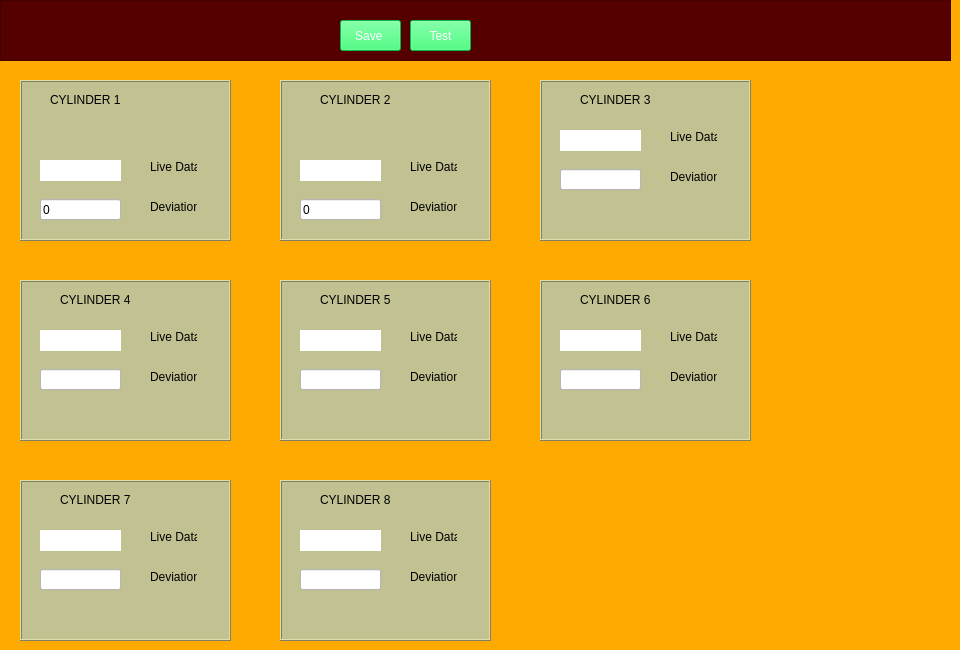
       <widget class="QWidget" name="Tab_Conf">
        <property name="styleSheet">
         <string notr="true">QWidget{
background-color:rgb(255, 170, 0);

}</string>
        </property>
        <attribute name="title">
         <string>Main Engine</string>
        </attribute>
        <widget class="QFrame" name="frame_SeaWaterPump_2">
         <property name="geometry">
          <rect>
           <x>20</x>
           <y>80</y>
           <width>211</width>
           <height>161</height>
          </rect>
         </property>
         <property name="styleSheet">
          <string notr="true">QFrame{
	background-color:rgb(193, 193, 145) ;
}</string>
         </property>
         <property name="frameShape">
          <enum>QFrame::Box</enum>
         </property>
         <property name="frameShadow">
          <enum>QFrame::Raised</enum>
         </property>
         <widget class="QLabel" name="label_13">
          <property name="geometry">
           <rect>
            <x>130</x>
            <y>80</y>
            <width>47</width>
            <height>13</height>
           </rect>
          </property>
          <property name="text">
           <string>Live Data</string>
          </property>
         </widget>
         <widget class="QLabel" name="label_14">
          <property name="geometry">
           <rect>
            <x>130</x>
            <y>120</y>
            <width>47</width>
            <height>13</height>
           </rect>
          </property>
          <property name="text">
           <string>Deviation</string>
          </property>
         </widget>
         <widget class="QLabel" name="lab_c1">
          <property name="geometry">
           <rect>
            <x>20</x>
            <y>80</y>
            <width>81</width>
            <height>21</height>
           </rect>
          </property>
          <property name="styleSheet">
           <string notr="true">background-color: rgb(255, 255, 255);</string>
          </property>
          <property name="text">
           <string/>
          </property>
         </widget>
         <widget class="QLabel" name="label_35">
          <property name="geometry">
           <rect>
            <x>30</x>
            <y>10</y>
            <width>101</width>
            <height>20</height>
           </rect>
          </property>
          <property name="styleSheet">
           <string notr="true">font: 75 12pt &quot;Times New Roman&quot;;</string>
          </property>
          <property name="text">
           <string>CYLINDER 1</string>
          </property>
         </widget>
         <widget class="QLineEdit" name="line_c1">
          <property name="geometry">
           <rect>
            <x>20</x>
            <y>119</y>
            <width>81</width>
            <height>21</height>
           </rect>
          </property>
          <property name="styleSheet">
           <string notr="true">background-color: rgb(255, 255, 255);</string>
          </property>
          <property name="text">
           <string>0</string>
          </property>
         </widget>
         <widget class="QLabel" name="lab_icon">
          <property name="geometry">
           <rect>
            <x>20</x>
            <y>40</y>
            <width>33</width>
            <height>33</height>
           </rect>
          </property>
          <property name="text">
           <string/>
          </property>
          <property name="scaledContents">
           <bool>true</bool>
          </property>
         </widget>
        </widget>
        <widget class="QFrame" name="frame_SeaWaterPump_4">
         <property name="geometry">
          <rect>
           <x>20</x>
           <y>280</y>
           <width>211</width>
           <height>161</height>
          </rect>
         </property>
         <property name="styleSheet">
          <string notr="true">QFrame{
	background-color:rgb(193, 193, 145) ;
}</string>
         </property>
         <property name="frameShape">
          <enum>QFrame::Box</enum>
         </property>
         <property name="frameShadow">
          <enum>QFrame::Raised</enum>
         </property>
         <widget class="QLabel" name="label_17">
          <property name="geometry">
           <rect>
            <x>130</x>
            <y>50</y>
            <width>47</width>
            <height>13</height>
           </rect>
          </property>
          <property name="text">
           <string>Live Data</string>
          </property>
         </widget>
         <widget class="QLabel" name="label_18">
          <property name="geometry">
           <rect>
            <x>130</x>
            <y>90</y>
            <width>47</width>
            <height>13</height>
           </rect>
          </property>
          <property name="text">
           <string>Deviation</string>
          </property>
         </widget>
         <widget class="QLabel" name="lab_c4">
          <property name="geometry">
           <rect>
            <x>20</x>
            <y>50</y>
            <width>81</width>
            <height>21</height>
           </rect>
          </property>
          <property name="styleSheet">
           <string notr="true">background-color: rgb(255, 255, 255);</string>
          </property>
          <property name="text">
           <string/>
          </property>
         </widget>
         <widget class="QLabel" name="label_43">
          <property name="geometry">
           <rect>
            <x>40</x>
            <y>10</y>
            <width>141</width>
            <height>20</height>
           </rect>
          </property>
          <property name="styleSheet">
           <string notr="true">font: 75 12pt &quot;Times New Roman&quot;;</string>
          </property>
          <property name="text">
           <string>CYLINDER 4</string>
          </property>
         </widget>
         <widget class="QLineEdit" name="line_c4">
          <property name="geometry">
           <rect>
            <x>20</x>
            <y>89</y>
            <width>81</width>
            <height>21</height>
           </rect>
          </property>
          <property name="styleSheet">
           <string notr="true">background-color: rgb(255, 255, 255);</string>
          </property>
         </widget>
        </widget>
        <widget class="QFrame" name="frame_SeaWaterPump_3">
         <property name="geometry">
          <rect>
           <x>280</x>
           <y>80</y>
           <width>211</width>
           <height>161</height>
          </rect>
         </property>
         <property name="styleSheet">
          <string notr="true">QFrame{
	background-color:rgb(193, 193, 145) ;
}</string>
         </property>
         <property name="frameShape">
          <enum>QFrame::Box</enum>
         </property>
         <property name="frameShadow">
          <enum>QFrame::Raised</enum>
         </property>
         <widget class="QLabel" name="label_15">
          <property name="geometry">
           <rect>
            <x>130</x>
            <y>80</y>
            <width>47</width>
            <height>13</height>
           </rect>
          </property>
          <property name="text">
           <string>Live Data</string>
          </property>
         </widget>
         <widget class="QLabel" name="label_16">
          <property name="geometry">
           <rect>
            <x>130</x>
            <y>120</y>
            <width>47</width>
            <height>13</height>
           </rect>
          </property>
          <property name="text">
           <string>Deviation</string>
          </property>
         </widget>
         <widget class="QLabel" name="lab_c2">
          <property name="geometry">
           <rect>
            <x>20</x>
            <y>80</y>
            <width>81</width>
            <height>21</height>
           </rect>
          </property>
          <property name="styleSheet">
           <string notr="true">background-color: rgb(255, 255, 255);</string>
          </property>
          <property name="text">
           <string/>
          </property>
         </widget>
         <widget class="QLabel" name="label_37">
          <property name="geometry">
           <rect>
            <x>40</x>
            <y>10</y>
            <width>141</width>
            <height>20</height>
           </rect>
          </property>
          <property name="styleSheet">
           <string notr="true">font: 75 12pt &quot;Times New Roman&quot;;</string>
          </property>
          <property name="text">
           <string>CYLINDER 2</string>
          </property>
         </widget>
         <widget class="QLineEdit" name="line_c2">
          <property name="geometry">
           <rect>
            <x>20</x>
            <y>119</y>
            <width>81</width>
            <height>21</height>
           </rect>
          </property>
          <property name="styleSheet">
           <string notr="true">background-color: rgb(255, 255, 255);</string>
          </property>
          <property name="text">
           <string>0</string>
          </property>
         </widget>
         <widget class="QLabel" name="lab_icon_2">
          <property name="geometry">
           <rect>
            <x>20</x>
            <y>40</y>
            <width>33</width>
            <height>33</height>
           </rect>
          </property>
          <property name="text">
           <string/>
          </property>
          <property name="scaledContents">
           <bool>true</bool>
          </property>
         </widget>
        </widget>
        <widget class="QFrame" name="frame_SeaWaterPump_5">
         <property name="geometry">
          <rect>
           <x>280</x>
           <y>280</y>
           <width>211</width>
           <height>161</height>
          </rect>
         </property>
         <property name="styleSheet">
          <string notr="true">QFrame{
	background-color:rgb(193, 193, 145) ;
}</string>
         </property>
         <property name="frameShape">
          <enum>QFrame::Box</enum>
         </property>
         <property name="frameShadow">
          <enum>QFrame::Raised</enum>
         </property>
         <widget class="QLabel" name="label_19">
          <property name="geometry">
           <rect>
            <x>130</x>
            <y>50</y>
            <width>47</width>
            <height>13</height>
           </rect>
          </property>
          <property name="text">
           <string>Live Data</string>
          </property>
         </widget>
         <widget class="QLabel" name="label_20">
          <property name="geometry">
           <rect>
            <x>130</x>
            <y>90</y>
            <width>47</width>
            <height>13</height>
           </rect>
          </property>
          <property name="text">
           <string>Deviation</string>
          </property>
         </widget>
         <widget class="QLabel" name="lab_c5">
          <property name="geometry">
           <rect>
            <x>20</x>
            <y>50</y>
            <width>81</width>
            <height>21</height>
           </rect>
          </property>
          <property name="styleSheet">
           <string notr="true">background-color: rgb(255, 255, 255);</string>
          </property>
          <property name="text">
           <string/>
          </property>
         </widget>
         <widget class="QLabel" name="label_45">
          <property name="geometry">
           <rect>
            <x>40</x>
            <y>10</y>
            <width>141</width>
            <height>20</height>
           </rect>
          </property>
          <property name="styleSheet">
           <string notr="true">font: 75 12pt &quot;Times New Roman&quot;;</string>
          </property>
          <property name="text">
           <string>CYLINDER 5</string>
          </property>
         </widget>
         <widget class="QLineEdit" name="line_c5">
          <property name="geometry">
           <rect>
            <x>20</x>
            <y>89</y>
            <width>81</width>
            <height>21</height>
           </rect>
          </property>
          <property name="styleSheet">
           <string notr="true">background-color: rgb(255, 255, 255);</string>
          </property>
         </widget>
        </widget>
        <widget class="QFrame" name="frame_SeaWaterPump_6">
         <property name="geometry">
          <rect>
           <x>540</x>
           <y>280</y>
           <width>211</width>
           <height>161</height>
          </rect>
         </property>
         <property name="styleSheet">
          <string notr="true">QFrame{
	background-color:rgb(193, 193, 145) ;
}</string>
         </property>
         <property name="frameShape">
          <enum>QFrame::Box</enum>
         </property>
         <property name="frameShadow">
          <enum>QFrame::Raised</enum>
         </property>
         <widget class="QLabel" name="label_21">
          <property name="geometry">
           <rect>
            <x>130</x>
            <y>50</y>
            <width>47</width>
            <height>13</height>
           </rect>
          </property>
          <property name="text">
           <string>Live Data</string>
          </property>
         </widget>
         <widget class="QLabel" name="label_22">
          <property name="geometry">
           <rect>
            <x>130</x>
            <y>90</y>
            <width>47</width>
            <height>13</height>
           </rect>
          </property>
          <property name="text">
           <string>Deviation</string>
          </property>
         </widget>
         <widget class="QLabel" name="lab_c6">
          <property name="geometry">
           <rect>
            <x>20</x>
            <y>50</y>
            <width>81</width>
            <height>21</height>
           </rect>
          </property>
          <property name="styleSheet">
           <string notr="true">background-color: rgb(255, 255, 255);</string>
          </property>
          <property name="text">
           <string/>
          </property>
         </widget>
         <widget class="QLabel" name="label_47">
          <property name="geometry">
           <rect>
            <x>40</x>
            <y>10</y>
            <width>141</width>
            <height>20</height>
           </rect>
          </property>
          <property name="styleSheet">
           <string notr="true">font: 75 12pt &quot;Times New Roman&quot;;</string>
          </property>
          <property name="text">
           <string>CYLINDER 6</string>
          </property>
         </widget>
         <widget class="QLineEdit" name="line_c6">
          <property name="geometry">
           <rect>
            <x>20</x>
            <y>89</y>
            <width>81</width>
            <height>21</height>
           </rect>
          </property>
          <property name="styleSheet">
           <string notr="true">background-color: rgb(255, 255, 255);</string>
          </property>
         </widget>
        </widget>
        <widget class="QFrame" name="frame_SeaWaterPump_7">
         <property name="geometry">
          <rect>
           <x>540</x>
           <y>80</y>
           <width>211</width>
           <height>161</height>
          </rect>
         </property>
         <property name="styleSheet">
          <string notr="true">QFrame{
	background-color:rgb(193, 193, 145) ;
}</string>
         </property>
         <property name="frameShape">
          <enum>QFrame::Box</enum>
         </property>
         <property name="frameShadow">
          <enum>QFrame::Raised</enum>
         </property>
         <widget class="QLabel" name="label_23">
          <property name="geometry">
           <rect>
            <x>130</x>
            <y>50</y>
            <width>47</width>
            <height>13</height>
           </rect>
          </property>
          <property name="text">
           <string>Live Data</string>
          </property>
         </widget>
         <widget class="QLabel" name="label_24">
          <property name="geometry">
           <rect>
            <x>130</x>
            <y>90</y>
            <width>47</width>
            <height>13</height>
           </rect>
          </property>
          <property name="text">
           <string>Deviation</string>
          </property>
         </widget>
         <widget class="QLabel" name="lab_c3">
          <property name="geometry">
           <rect>
            <x>20</x>
            <y>50</y>
            <width>81</width>
            <height>21</height>
           </rect>
          </property>
          <property name="styleSheet">
           <string notr="true">background-color: rgb(255, 255, 255);</string>
          </property>
          <property name="text">
           <string/>
          </property>
         </widget>
         <widget class="QLabel" name="label_49">
          <property name="geometry">
           <rect>
            <x>40</x>
            <y>10</y>
            <width>141</width>
            <height>20</height>
           </rect>
          </property>
          <property name="styleSheet">
           <string notr="true">font: 75 12pt &quot;Times New Roman&quot;;</string>
          </property>
          <property name="text">
           <string>CYLINDER 3</string>
          </property>
         </widget>
         <widget class="QLineEdit" name="line_c3">
          <property name="geometry">
           <rect>
            <x>20</x>
            <y>89</y>
            <width>81</width>
            <height>21</height>
           </rect>
          </property>
          <property name="styleSheet">
           <string notr="true">background-color: rgb(255, 255, 255);</string>
          </property>
         </widget>
        </widget>
        <widget class="QFrame" name="frame_SeaWaterPump_8">
         <property name="geometry">
          <rect>
           <x>20</x>
           <y>480</y>
           <width>211</width>
           <height>161</height>
          </rect>
         </property>
         <property name="styleSheet">
          <string notr="true">QFrame{
	background-color:rgb(193, 193, 145) ;
}</string>
         </property>
         <property name="frameShape">
          <enum>QFrame::Box</enum>
         </property>
         <property name="frameShadow">
          <enum>QFrame::Raised</enum>
         </property>
         <widget class="QLabel" name="label_50">
          <property name="geometry">
           <rect>
            <x>130</x>
            <y>50</y>
            <width>47</width>
            <height>13</height>
           </rect>
          </property>
          <property name="text">
           <string>Live Data</string>
          </property>
         </widget>
         <widget class="QLabel" name="label_51">
          <property name="geometry">
           <rect>
            <x>130</x>
            <y>90</y>
            <width>47</width>
            <height>13</height>
           </rect>
          </property>
          <property name="text">
           <string>Deviation</string>
          </property>
         </widget>
         <widget class="QLabel" name="lab_c7">
          <property name="geometry">
           <rect>
            <x>20</x>
            <y>50</y>
            <width>81</width>
            <height>21</height>
           </rect>
          </property>
          <property name="styleSheet">
           <string notr="true">background-color: rgb(255, 255, 255);</string>
          </property>
          <property name="text">
           <string/>
          </property>
         </widget>
         <widget class="QLabel" name="label_53">
          <property name="geometry">
           <rect>
            <x>40</x>
            <y>10</y>
            <width>141</width>
            <height>20</height>
           </rect>
          </property>
          <property name="styleSheet">
           <string notr="true">font: 75 12pt &quot;Times New Roman&quot;;</string>
          </property>
          <property name="text">
           <string>CYLINDER 7</string>
          </property>
         </widget>
         <widget class="QLineEdit" name="line_c7">
          <property name="geometry">
           <rect>
            <x>20</x>
            <y>89</y>
            <width>81</width>
            <height>21</height>
           </rect>
          </property>
          <property name="styleSheet">
           <string notr="true">background-color: rgb(255, 255, 255);</string>
          </property>
         </widget>
        </widget>
        <widget class="QFrame" name="frame_SeaWaterPump_9">
         <property name="geometry">
          <rect>
           <x>280</x>
           <y>480</y>
           <width>211</width>
           <height>161</height>
          </rect>
         </property>
         <property name="styleSheet">
          <string notr="true">QFrame{
	background-color:rgb(193, 193, 145) ;
}</string>
         </property>
         <property name="frameShape">
          <enum>QFrame::Box</enum>
         </property>
         <property name="frameShadow">
          <enum>QFrame::Raised</enum>
         </property>
         <widget class="QLabel" name="label_54">
          <property name="geometry">
           <rect>
            <x>130</x>
            <y>50</y>
            <width>47</width>
            <height>13</height>
           </rect>
          </property>
          <property name="text">
           <string>Live Data</string>
          </property>
         </widget>
         <widget class="QLabel" name="label_55">
          <property name="geometry">
           <rect>
            <x>130</x>
            <y>90</y>
            <width>47</width>
            <height>13</height>
           </rect>
          </property>
          <property name="text">
           <string>Deviation</string>
          </property>
         </widget>
         <widget class="QLabel" name="lab_c8">
          <property name="geometry">
           <rect>
            <x>20</x>
            <y>50</y>
            <width>81</width>
            <height>21</height>
           </rect>
          </property>
          <property name="styleSheet">
           <string notr="true">background-color: rgb(255, 255, 255);</string>
          </property>
          <property name="text">
           <string/>
          </property>
         </widget>
         <widget class="QLabel" name="label_57">
          <property name="geometry">
           <rect>
            <x>40</x>
            <y>10</y>
            <width>141</width>
            <height>20</height>
           </rect>
          </property>
          <property name="styleSheet">
           <string notr="true">font: 75 12pt &quot;Times New Roman&quot;;</string>
          </property>
          <property name="text">
           <string>CYLINDER 8</string>
          </property>
         </widget>
         <widget class="QLineEdit" name="line_c8">
          <property name="geometry">
           <rect>
            <x>20</x>
            <y>89</y>
            <width>81</width>
            <height>21</height>
           </rect>
          </property>
          <property name="styleSheet">
           <string notr="true">background-color: rgb(255, 255, 255);</string>
          </property>
         </widget>
        </widget>
        <widget class="QFrame" name="frame_3">
         <property name="geometry">
          <rect>
           <x>0</x>
           <y>0</y>
           <width>951</width>
           <height>61</height>
          </rect>
         </property>
         <property name="styleSheet">
          <string notr="true">background-color: rgb(85, 0, 0);
color: rgb(255, 255, 255);</string>
         </property>
         <property name="frameShape">
          <enum>QFrame::StyledPanel</enum>
         </property>
         <property name="frameShadow">
          <enum>QFrame::Raised</enum>
         </property>
         <widget class="QPushButton" name="savebn_c1">
          <property name="geometry">
           <rect>
            <x>340</x>
            <y>20</y>
            <width>61</width>
            <height>31</height>
           </rect>
          </property>
          <property name="styleSheet">
           <string notr="true">background-color: rgb(17, 255, 92);</string>
          </property>
          <property name="text">
           <string>Save </string>
          </property>
         </widget>
         <widget class="QPushButton" name="testbn_c1">
          <property name="geometry">
           <rect>
            <x>410</x>
            <y>20</y>
            <width>61</width>
            <height>31</height>
           </rect>
          </property>
          <property name="styleSheet">
           <string notr="true">background-color: rgb(17, 255, 92);</string>
          </property>
          <property name="text">
           <string>Test</string>
          </property>
         </widget>
        </widget>
       </widget>
